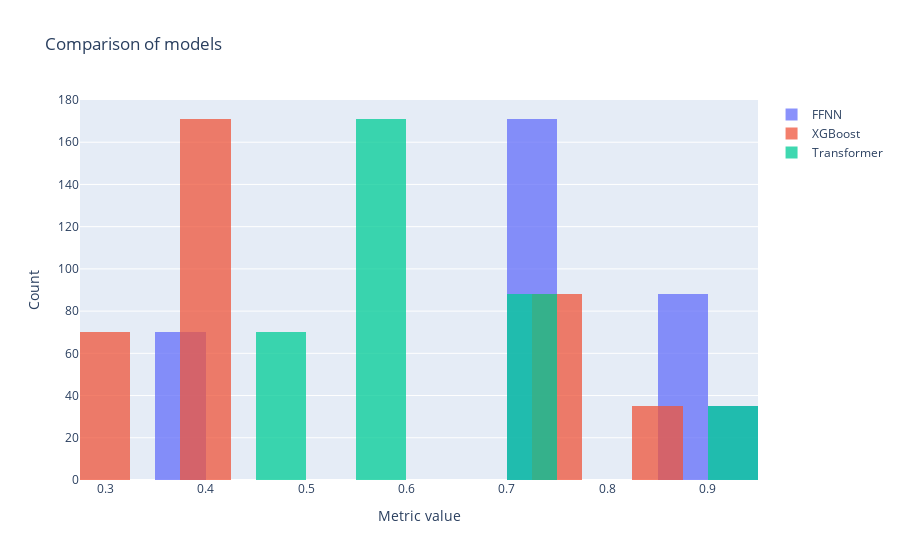

Here is the notebook cell this chart was saved with:
### Code cell
# plot all 3 models on the same plot
import plotly.graph_objects as go
fig4 = go.Figure()
fig4.add_trace(go.Histogram(x=ffnn, name='FFNN'))
fig4.add_trace(go.Histogram(x=xgboost, name='XGBoost'))
fig4.add_trace(go.Histogram(x=transformer, name='Transformer'))
fig4.update_layout(barmode='overlay')
fig4.update_traces(opacity=0.75)
fig4.update_layout(title_text='Comparison of models')
fig4.update_layout(xaxis_title_text='Metric value')
fig4.update_layout(yaxis_title_text='Count')
fig4.show()

### Figure 1 — Plotly figure (JSON) as saved in the notebook; plotly's stock layout.template omitted (floating-point values rounded to 4 significant figures; data arrays with more than 128 entries replaced by an {"elided": "..."} marker saying what was removed)
{"data": [{"name": "FFNN", "opacity": 0.75, "type": "histogram", "x": {"elided": "364 float values"}}, {"name": "XGBoost", "opacity": 0.75, "type": "histogram", "x": {"elided": "364 float values"}}, {"name": "Transformer", "opacity": 0.75, "type": "histogram", "x": {"elided": "364 float values"}}], "layout": {"barmode": "overlay", "title": {"text": "Comparison of models"}, "xaxis": {"title": {"text": "Metric value"}}, "yaxis": {"title": {"text": "Count"}}}}
